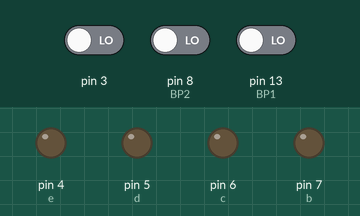
The sketch below on a simulated Arduino Uno, built with avr-gcc and run on an emulated ATmega328P. Shown: output pins drawn as LEDs (lit = HIGH). Inputs (shaded band) come from the test bench; at power-on: pin 13 (BP1) LOW, pin 8 (BP2) LOW, pin 3 LOW.

Above: at 1.2 s.
1.3 s: pin 13 (BP1) driven HIGH
At 1.7 s:
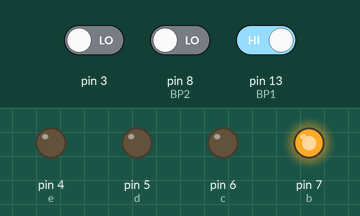
At 2.8 s:
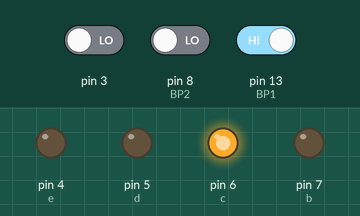
4.3 s: pin 8 (BP2) driven HIGH
At 5.0 s:
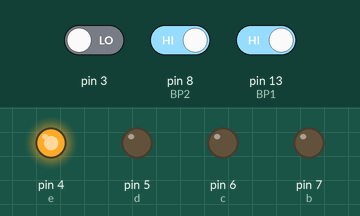
Timing chart, 0 to 7.3 s (numbered marks = the images above; inputs shaded):
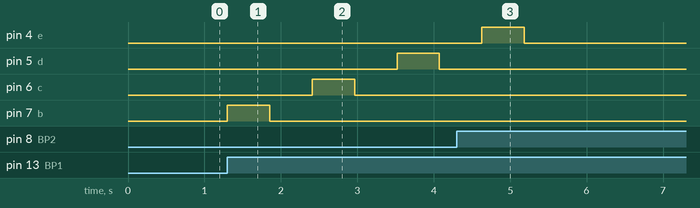

The sketch:

sketch_jul23a.ino
```cpp
int BP1=13;
int BP2=8;
int b=7;
int c=6;
int d=5;
int e=4;
int x;
int y;


void setup() {
pinMode(BP2,INPUT);
pinMode(BP1,INPUT);
Serial.begin(9600);
pinMode (b,OUTPUT);
pinMode (c,OUTPUT);
pinMode (d,OUTPUT);
pinMode (e,OUTPUT);
}

void loop() {
if(digitalRead(13)==1){
nyala();
}
digitalWrite(b,0);
loop();
}


void nyala(){
if(digitalRead(BP2)==1)
 {loop();}

digitalWrite(b,1);
delay(555);
digitalWrite(b,0);
delay(555);
digitalWrite(c,1);
delay(555);
digitalWrite(c,0);
delay(555);
digitalWrite(d,1);
delay(555);
digitalWrite(d,0);
delay(555);
digitalWrite(e,1);
delay(555);
digitalWrite(e,0);
delay(555);
nyala();
}
```

Measured:
- after the input at 1.3 s, pin 5 (d): LOW → HIGH after 2.2 s, → LOW 0.56 s later; pin 6 (c): LOW → HIGH after 1.1 s, → LOW 0.56 s later; pin 7 (b): LOW → HIGH at once, → LOW 0.56 s later
- after the input at 4.3 s, pin 4 (e): goes on until 5.2 s, then stays LOW; pin 5 (d): stays LOW (without the input it goes to HIGH after 3.7 s); pin 6 (c), pin 7 (b): stops changing and stays LOW
